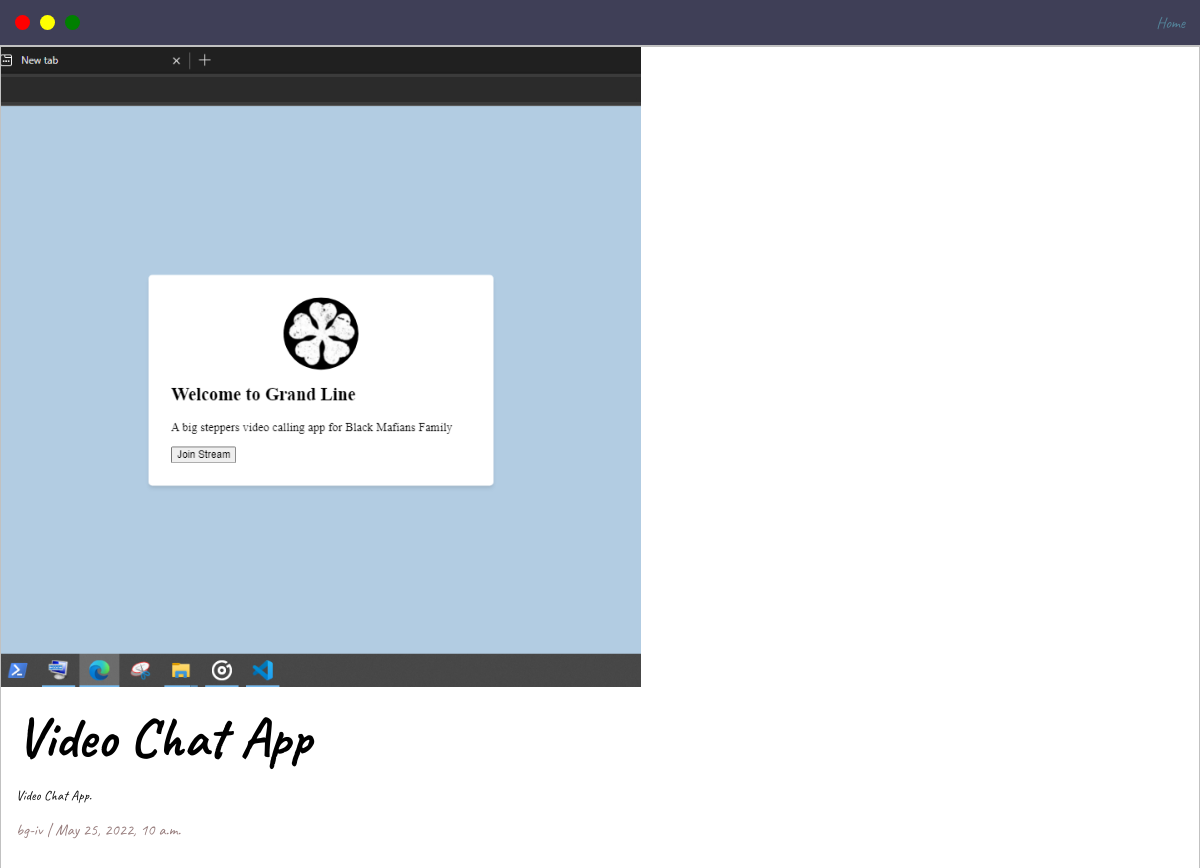
The page /Video/ on the database its author committed.
### base/models.py (models this page shows, shortened)
class Post(models.Model):
    title = models.CharField(max_length=200, unique=True)
    slug = models.SlugField(max_length=200, unique=True)
    author = models.ForeignKey(User, on_delete= models.CASCADE,related_name='blog_posts')
    updated_on = models.DateTimeField(auto_now= True)
    content = models.TextField()
    created_on = models.DateTimeField(auto_now_add=True)
    status = models.IntegerField(choices=STATUS, default=0)
    image=models.FileField( null=True, blank=True)
    class Meta:
        ordering = ['-created_on']
    @property
    def imageURL(self):
        try:
            url=self.image.url
        except:
            url=''
        return url

### base/views.py (the view)
# urls.py: path('<slug:slug>/', views.PostDetail.as_view(), name='post_detail'),
class PostDetail(generic.DetailView):
    model = Post
    template_name = 'base/post_detail.html'

### base/templates/base/post_detail.html (shortened to what this page needs)
{% extends 'base/index.html' %} {% block content %}
{% load static %}
<head>
    <link rel="stylesheet" type="text/css" href="{% static 'css/default.css' %}">
    <link id="theme-style" rel="stylesheet" type="text/css" href="static/css/blue.css">
</head>
<body>
    <div class="nav-wrapper">
           <div class="dots-wrapper">
                <div id="dot1" class="browser-dot"></div>
                <div id="dot2" class="browser-dot"></div>
                <div id="dot3" class="browser-dot"></div>
            </div>
               <ul id="navigation">
                   <li><a href="{% url 'home' %}">Home</a></li>
                </ul>
    </div>
                <div>
                    <div class="post">
                        <img width="640" height="640" class="thumbnail1" src="{{post.imageURL}}">
                        <div class="post-preview">
                            <h1 class="post-title">{% block title %} {{ object.title }} {% endblock title %}</h1>
                            <p class="post-intro"> {{ object.content | safe }}</p>
                            <p>{{ post.author }} | {{ post.created_on}}</p>
                        </div>
                    </div>
                </div>
</body>
{% endblock content %}

### static/css/default.css (style rules this page uses)
html, body { padding: 0; margin: 0; }
body * { transition: 0.3s; }
h1, h2 h3, h4, h5, h6, strong { color: var(--mainText); }
p, span, li, input, textarea, label { color: var(--secondaryText); font-family: 'Archivo Narrow', sans-serif; font-family: 'Caveat', cursive; }
a { text-decoration: none; color: rgb(84, 131, 153); }
ul { list-style: none; }
h1 { font-size: 56px; font-family: 'Caveat', cursive; }
.nav-wrapper { grid-area: nav-wrapper; border: 1px; border-bottom: 1px solid var(--borderColor); display: flex; justify-content: space-between; align-items: center; background-color: var(--mainColor); }
#navigation { margin: 0; padding: 10px; }
#navigation li { display: inline-block; margin-left: 5px; margin-right: 5px; }
.dots-wrapper { display: flex; padding: 10px; }
#dot1 { background-color: red; }
#dot2 { background-color: yellow; }
#dot3 { background-color: green; }
.browser-dot { background-color: black; height: 15px; width: 15px; border-radius: 50px; margin: 5px; -webkit-box-shadow: -1px 1px 3px 1px rgb(0, 0, 0,0, 75); -moz-box-shadow: -1px 1px 3px 1px rgb(0, 0, 0,0, 75); box-shadow: -1px 1px 3px 1px rgb(0, 0, 0,0, 75); }
.post { border: 1px solid var(--borderColor); -webkit-box-shadow: -1px 1px 3px 1px rgb(0, 0, 0,0, 75); -moz-box-shadow: -1px 1px 3px 1px rgb(0, 0, 0,0, 75); box-shadow: -1px 1px 3px 1px rgb(0, 0, 0,0, 75); }
.post-preview { borderColor:#fff; padding: 15px; }
.post-title { color: black; margin:0; }
.post-intro { font-size:14px; color: #111111; }
.thumbnail1 { display: block; width: 640px; height: 640px; object-fit: cover; }

### rows shown on the page
Post: imageURL (picture), title "Video Chat App", content "Video Chat App.", author "bg-iv", created_on "May 25, 2022, 10 a.m."
